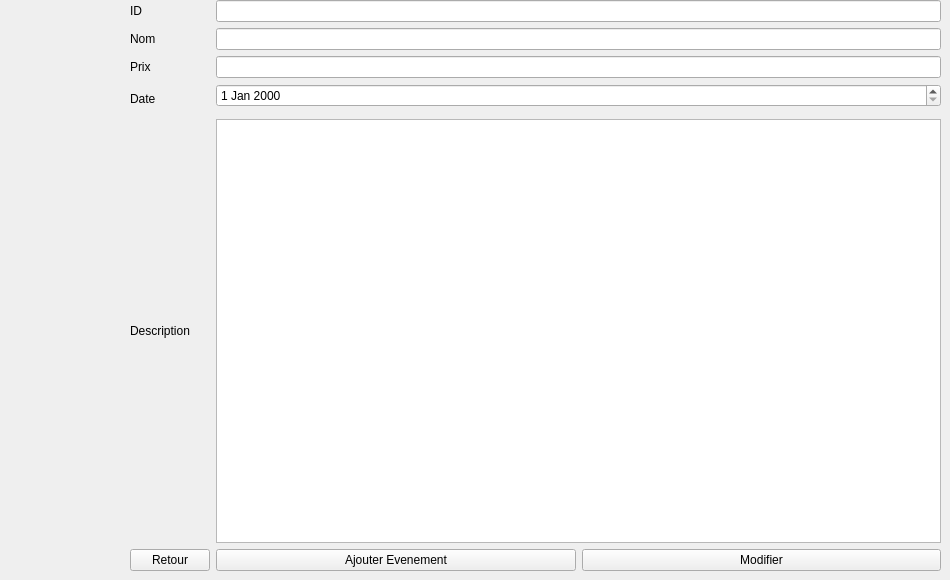
      <widget class="QWidget" name="tab_26">
       <attribute name="title">
        <string>ajouterEvenementTab</string>
       </attribute>
       <widget class="QWidget" name="layoutWidget_17">
        <property name="geometry">
         <rect>
          <x>130</x>
          <y>0</y>
          <width>811</width>
          <height>571</height>
         </rect>
        </property>
        <layout class="QGridLayout" name="gridLayout_8">
         <item row="1" column="2">
          <widget class="QLineEdit" name="lineEditNom_4"/>
         </item>
         <item row="2" column="0">
          <widget class="QLabel" name="labelPrix_7">
           <property name="text">
            <string>Prix</string>
           </property>
          </widget>
         </item>
         <item row="6" column="0">
          <widget class="QPushButton" name="pushButtonRetour_18">
           <property name="text">
            <string>Retour</string>
           </property>
          </widget>
         </item>
         <item row="1" column="0">
          <widget class="QLabel" name="labelNom_7">
           <property name="text">
            <string>Nom</string>
           </property>
          </widget>
         </item>
         <item row="5" column="0">
          <widget class="QLabel" name="labelDescription_7">
           <property name="text">
            <string>Description</string>
           </property>
          </widget>
         </item>
         <item row="2" column="2">
          <widget class="QLineEdit" name="lineEditPrix_4"/>
         </item>
         <item row="3" column="0" rowspan="2">
          <widget class="QLabel" name="labelDate_4">
           <property name="text">
            <string>Date</string>
           </property>
          </widget>
         </item>
         <item row="0" column="0">
          <widget class="QLabel" name="labelId_7">
           <property name="text">
            <string>ID</string>
           </property>
          </widget>
         </item>
         <item row="6" column="2">
          <layout class="QHBoxLayout" name="horizontalLayout_27">
           <item>
            <widget class="QPushButton" name="pushButtonAjouter_evenement_4">
             <property name="text">
              <string>Ajouter Evenement</string>
             </property>
            </widget>
           </item>
           <item>
            <widget class="QPushButton" name="pushButtonAnnuler_4">
             <property name="text">
              <string>Modifier</string>
             </property>
            </widget>
           </item>
          </layout>
         </item>
         <item row="0" column="2">
          <widget class="QLineEdit" name="lineEditId_4"/>
         </item>
         <item row="5" column="2">
          <widget class="QTextEdit" name="textEditDescription_4"/>
         </item>
         <item row="3" column="2">
          <widget class="QDateEdit" name="dateEdit1_4"/>
         </item>
        </layout>
       </widget>
      </widget>
